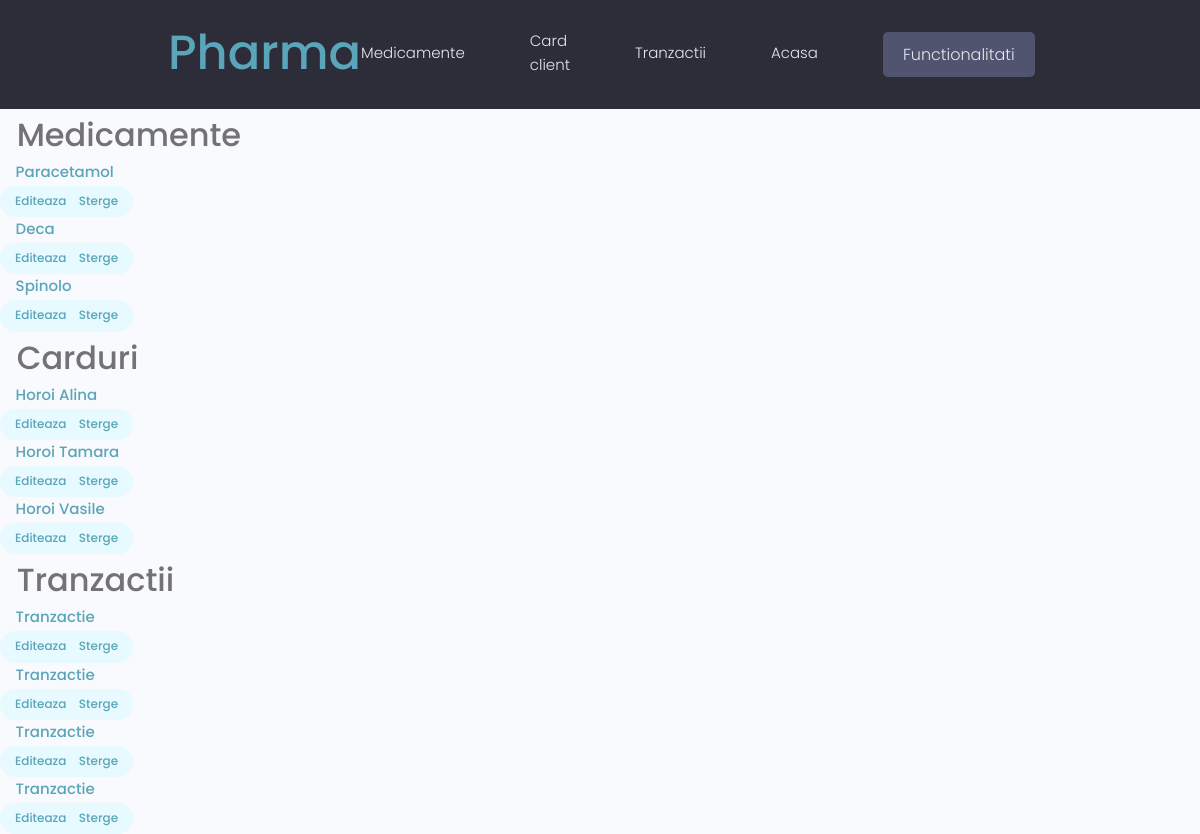
/afisare-tuturor/, run on the app's committed database.
### farmacie/models.py (models this page shows, shortened)
class Medicament(models.Model):
    id = models.UUIDField(
        default=uuid.uuid4,
        unique=True,
        primary_key=True,
        editable=False
        )
    nume = models.CharField(max_length=200)
    producator = models.CharField(max_length=200)
    pret = models.FloatField(validators=[MinValueValidator(0.0)])
    necesita_reteta = models.BooleanField()
    nr_vanzari = models.IntegerField(default=0)
    def __str__(self):
        return self.nume

class Card_client(models.Model):
    id = models.UUIDField(
        default=uuid.uuid4,
        unique=True,
        primary_key=True,
        editable=False)
    nume = models.CharField(max_length=200)
    prenume = models.CharField(max_length=200)
    CNP = models.CharField(
        max_length=13,
        validators=[MinLengthValidator(13)],
        unique=True)
    data_nasterii = models.DateField()
    data_inregistrarii = models.DateField()
    def __str__(self):
        return self.nume + ' ' + self.prenume

class Tranzactie(models.Model):
    id = models.UUIDField(
        default=uuid.uuid4,
        unique=True,
        primary_key=True,
        editable=False)
    id_card_client = models.CharField(max_length=200, null=True, blank=True)
    medicament = models.CharField(max_length=200)
    nr_bucati = models.IntegerField(validators=[MinValueValidator(0)])
    data = models.DateField()
    ora = models.TimeField()
    def __str__(self):
        return 'Tranzactie'

### farmacie/views.py (the view)
# urls.py: path('afisare-tuturor/', views.afisarea_tuturor, name='afisarea_tuturor'),
def afisarea_tuturor(request):
    rez = Medicament.objects.all()
    rez1 = Card_client.objects.all()
    rez2 = Tranzactie.objects.all()
    context = {'rez': rez, 'rez1': rez1, 'rez2': rez2}
    return render(request, 'farmacie/afisarea_tuturor.html', context)

### farmacie/templates/farmacie/afisarea_tuturor.html
{% extends 'main.html' %}
{% block content %}
<h3>&nbsp;&nbsp;Medicamente</h3>
 {% for i in rez %}
 <ul><a href="{% url 'project' i.id%}">
   <li>&nbsp;&nbsp;&nbsp;&nbsp;{{i}}</li></a>
   <div class="project__tags">
    <span class="tag tag--pill tag--main">
     <small>
     <a href="{% url 'update-medicament' i.id %}">Editeaza</a>
     </small>
     <small>
      <a href="{% url 'delete-medicament' i.id %}">&nbsp;&nbsp;&nbsp;&nbsp;Sterge</a>
     </small>
 </ul>
 {% endfor %}
<h3>&nbsp;&nbsp;Carduri</h3>
  {% for i in rez1 %}
 <ul><a href="{% url 'carduri' i.id%}">
   <li>&nbsp;&nbsp;&nbsp;&nbsp;{{i}}</li>
  </a>
  <div class="project__tags">
   <span class="tag tag--pill tag--main">
    <small>
     <a href="{% url 'update-card' i.id %}">Editeaza</a>
    </small>
    <small>
     <a href="{% url 'delete-card' i.id %}">&nbsp;&nbsp;&nbsp;&nbsp;Sterge</a>
    </small>
 </ul>
  {% endfor %}
<h3>&nbsp;&nbsp;Tranzactii</h3>
   {% for i in rez2 %}
 <ul><a href="{% url 'tranzactii' i.id%}">
   <li>&nbsp;&nbsp;&nbsp;&nbsp;{{i}}</li>
  </a>
  <div class="project__tags">
   <span class="tag tag--pill tag--main">
    <small>
     <a href="{% url 'update-tranzactie' i.id %}">Editeaza</a>
    </small>
    <small>
     <a href="{% url 'delete-tranzactie' i.id %}">&nbsp;&nbsp;&nbsp;&nbsp;Sterge</a>
    </small>
 </ul>
   {% endfor %}
{% endblock %}

### static/styles/app.css (style rules this page uses)
:root { --color-sub: #2d2d39; }

### static/uikit/styles/modules/_variables.css (style rules this page uses)
:root { --color-main: #5aa5b9; --color-main-light: #e6faff; --color-sub: #3f4156; --color-sub-light: #51546e; --color-sub-lighter: #ededfd; --color-text: #737373; --color-gray: #8b8b8b; --color-light: #e5e7eb; --color-light-gray: #767676; --color-bg: #f8fafd; --color-white: #fffefd; --color-white-light: #f3f3f3; --color-success: #359e64; --color-success-bg: #def8e8; --color-error: #fc4b0b; --color-error-bg: #fff2ee; --font-base: 'Poppins', arial, helvetica, 'Segoe UI', roboto, ubuntu, sans-serif; --font-monospace: 'Fira Code', 'Courier New', courier, monospace; --font-regular: 300; --font-medium: 500; --font-bold: 700; --generic-shadow: 1px 1px 5px #00000010; --generic-transition: all 0.3s ease-in-out; }

### static/uikit/styles/modules/_base.css (style rules this page uses)
* { margin: 0; padding: 0; box-sizing: border-box; text-rendering: optimizeLegibility; color: inherit; font-size: inherit; }
html { font-size: 50%; }
@media only screen and (min-width: 480px) { html { font-size: 56.25%; } }
@media only screen and (min-width: 1200px) { html { font-size: 62.5%; } }
body { line-height: 1.6; font-weight: 400; font-size: 1.5rem; color: var(--color-text); background-color: var(--color-bg); min-height: 100vh; }

### static/uikit/styles/modules/_typography.css (style rules this page uses)
* { font-family: var(--font-base); }
h3 { font-size: 3.2rem; font-weight: var(--font-medium); }
p, span, strong { font-size: 1.6rem; color: var(--color-text); font-weight: var(--font-regular); }
a { padding-bottom: 2px; text-decoration: none; display: inline-block; color: var(--color-main); font-weight: var(--font-medium); }

### static/uikit/styles/modules/_tag.css (style rules this page uses)
.tag { display: inline-flex; align-items: center; background-color: var(--color-sub); height: -webkit-fit-content; height: -moz-fit-content; height: fit-content; width: -webkit-fit-content; width: -moz-fit-content; width: fit-content; border-radius: 0.5rem; padding: 0.5rem 1.5rem; font-size: 1.2rem; cursor: pointer; }
.tag > small { color: var(--color-white); }
.tag--pill { border-radius: 5rem; }
.tag--main, .tag--main > small { background: var(--color-main-light); color: var(--color-main); font-weight: 500; }

### data on the page
Medicament: nume "Paracetamol"
Medicament: nume "Deca"
Medicament: nume "Spinolo"
Card_client: nume+prenume "Horoi Alina"
Card_client: nume+prenume "Horoi Tamara"
Card_client: nume+prenume "Horoi Vasile"
Tranzactie: i "Tranzactie"
Tranzactie: i "Tranzactie"
Tranzactie: i "Tranzactie"
Tranzactie: i "Tranzactie"
